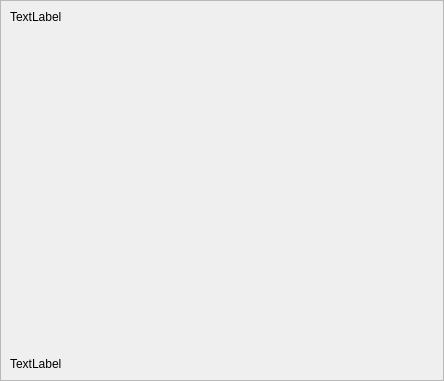
<?xml version="1.0" encoding="UTF-8"?>
<ui version="4.0">
 <class>pAirTemp</class>
 <widget class="QScrollArea" name="pAirTemp">
  <property name="geometry">
   <rect>
    <x>0</x>
    <y>0</y>
    <width>444</width>
    <height>381</height>
   </rect>
  </property>
  <property name="windowTitle">
   <string>ScrollArea</string>
  </property>
  <property name="widgetResizable">
   <bool>true</bool>
  </property>
  <widget class="QWidget" name="scrollAreaWidgetContents">
   <property name="geometry">
    <rect>
     <x>0</x>
     <y>0</y>
     <width>442</width>
     <height>379</height>
    </rect>
   </property>
   <layout class="QVBoxLayout" name="verticalLayout">
    <item>
     <widget class="QLabel" name="label_header">
      <property name="text">
       <string>TextLabel</string>
      </property>
     </widget>
    </item>
    <item>
     <layout class="QGridLayout" name="gridLayout">
      <item row="0" column="0">
       <spacer name="verticalSpacer">
        <property name="orientation">
         <enum>Qt::Vertical</enum>
        </property>
        <property name="sizeHint" stdset="0">
         <size>
          <width>20</width>
          <height>40</height>
         </size>
        </property>
       </spacer>
      </item>
     </layout>
    </item>
    <item>
     <widget class="QLabel" name="label_footer">
      <property name="text">
       <string>TextLabel</string>
      </property>
     </widget>
    </item>
   </layout>
  </widget>
 </widget>
 <resources/>
 <connections/>
</ui>
